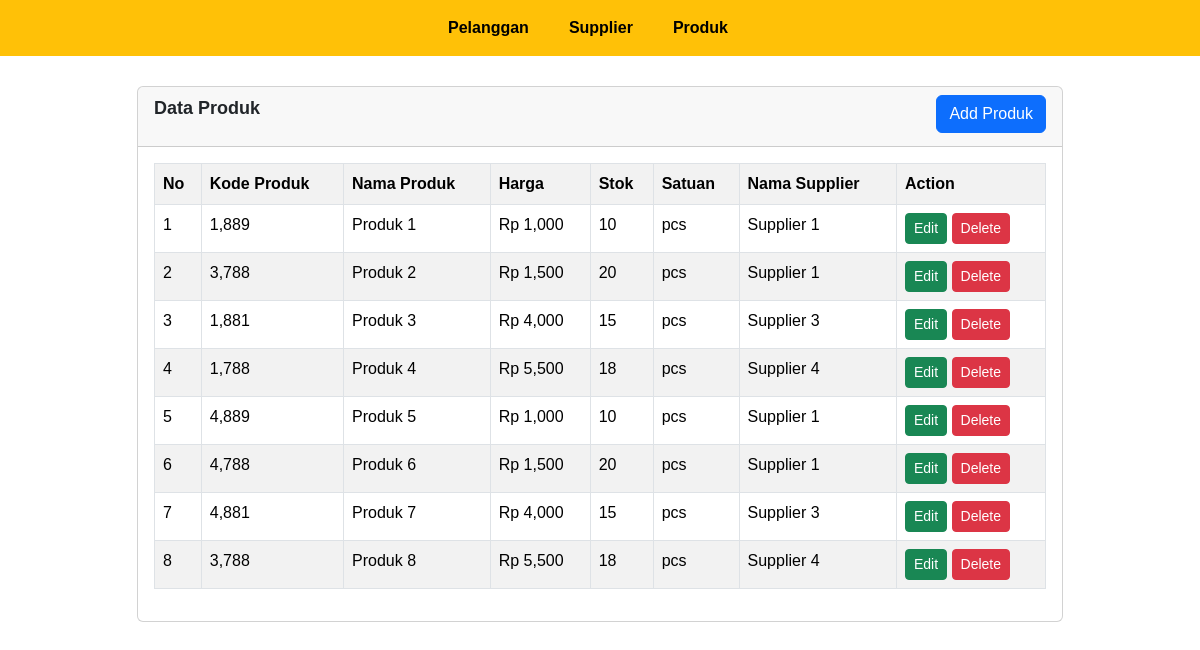
/produk.php, run on the app's committed database.
### tables this page shows
CREATE TABLE `produk` (
  `id_produk` int(11) UNSIGNED NOT NULL,
  `kode_produk` varchar(10) NOT NULL,
  `nama_produk` varchar(100) NOT NULL,
  `harga` int(11) NOT NULL,
  `stok` int(11) NOT NULL,
  `satuan` varchar(4) NOT NULL,
  `supplier_id` int(11) UNSIGNED NOT NULL
);

CREATE TABLE `supplier` (
  `id` int(11) UNSIGNED NOT NULL,
  `nama` varchar(100) NOT NULL,
  `telpon` varchar(12) NOT NULL,
  `alamat` text NOT NULL
);

### produk.php (the view, shortened to what this page needs)
<!DOCTYPE html>
<html lang="en">
<head>
    <link href="https://cdn.jsdelivr.net/npm/bootstrap@5.3.2/dist/css/bootstrap.min.css" rel="stylesheet">
</head>
<body>
    <nav class="navbar navbar-expand-lg bg-warning">
        <div class="container-fluid">
            <div class="collapse navbar-collapse" id="navbarSupportedContent">
            <ul class="navbar-nav mx-auto">
                <li class="nav-item me-4">
                    <a class="nav-link fw-semibold active"aria-current="page"href="index.php">Pelanggan</a>
                </li>
                <li class="nav-item me-4">
                    <a class="nav-link fw-semibold active"aria-current="page"href="supplier.php">Supplier</a>
                </li>
                <li class="nav-item me-4">
                    <a class="nav-link fw-semibold active"aria-current="page"href="produk.php">Produk</a>
                </li>
            </ul>
            </div>
        </div>
    </nav>
    <?php
        require "connection.php";
        $result = mysqli_query($connection, "SELECT * FROM produk JOIN supplier ON produk.supplier_id = supplier.id;");
    ?>
    <div class="container mb-4">
        <div class="row">
            <div class="col-md-10 mx-auto">
                <div class="card">
                    <div class="card-header">
                        <p class ="fw-semibold" style="font-size:18px;" >Data Produk
                            <a href="add_data/add_produk.php" class="btn btn-primary float-end">Add Produk</a>
                        </p>
                    </div>
                    <div class="card-body">
                        <table class="table table-bordered table-striped">
                            <tr>
                                <th>No</th>
                                <th>Kode Produk</th>
                                <th>Nama Produk</th>
                                <th>Harga</th>
                                <th>Stok</th>
                                <th>Satuan</th>
                                <th>Nama Supplier</th>
                                <th>Action</th>
                            </tr>
                            <?php
                                $no = 1;
                                while ($data = mysqli_fetch_array($result)) {
                            ?>
                                <tr>
                                    <td><?php echo $no ?></td>
                                    <td><?php echo number_format($data['kode_produk']);?></td>
                                    <td><?php echo $data['nama_produk'];?></td>
                                    <td><?php echo " Rp ".number_format($data['harga']);?></td>
                                    <td><?php echo $data['stok'];?></td>
                                    <td><?php echo $data['satuan'];?></td>
                                    <td><?php echo $data['nama'];?></td>
                                     <td>
                                        <a class="btn btn-success btn-sm" href="edit_data/edit_produk.php?id_produk=<?php echo $data['id_produk']?>">Edit</a>
                                        <a class="btn btn-danger btn-sm" href="delete_data/delete_produk.php?id_produk=<?php echo $data['id_produk']?>" role="button" onclick="return confirm('Apakah anda yakin untuk menghapus data ini?')">Delete</a>
                                    </td>
                                </tr>
                            <?php $no++; } ?>
                        </table>
                    </div>
                </div>
            </div>
        </div>
    </div>
    </body>
</html>

### produk.php (style rules this page uses)
body { font-family: Arial; }
nav { margin-bottom: 30px; }

### data on the page
produk: kode_produk "1,889", nama_produk "Produk 1", harga "1,000", stok "10", satuan "pcs", supplier.nama "Supplier 1"
produk: kode_produk "3,788", nama_produk "Produk 2", harga "1,500", stok "20", satuan "pcs", supplier.nama "Supplier 1"
produk: kode_produk "1,881", nama_produk "Produk 3", harga "4,000", stok "15", satuan "pcs", supplier.nama "Supplier 3"
produk: kode_produk "1,788", nama_produk "Produk 4", harga "5,500", stok "18", satuan "pcs", supplier.nama "Supplier 4"
produk: kode_produk "4,889", nama_produk "Produk 5", harga "1,000", stok "10", satuan "pcs", supplier.nama "Supplier 1"
produk: kode_produk "4,788", nama_produk "Produk 6", harga "1,500", stok "20", satuan "pcs", supplier.nama "Supplier 1"
produk: kode_produk "4,881", nama_produk "Produk 7", harga "4,000", stok "15", satuan "pcs", supplier.nama "Supplier 3"
produk: kode_produk "3,788", nama_produk "Produk 8", harga "5,500", stok "18", satuan "pcs", supplier.nama "Supplier 4"
